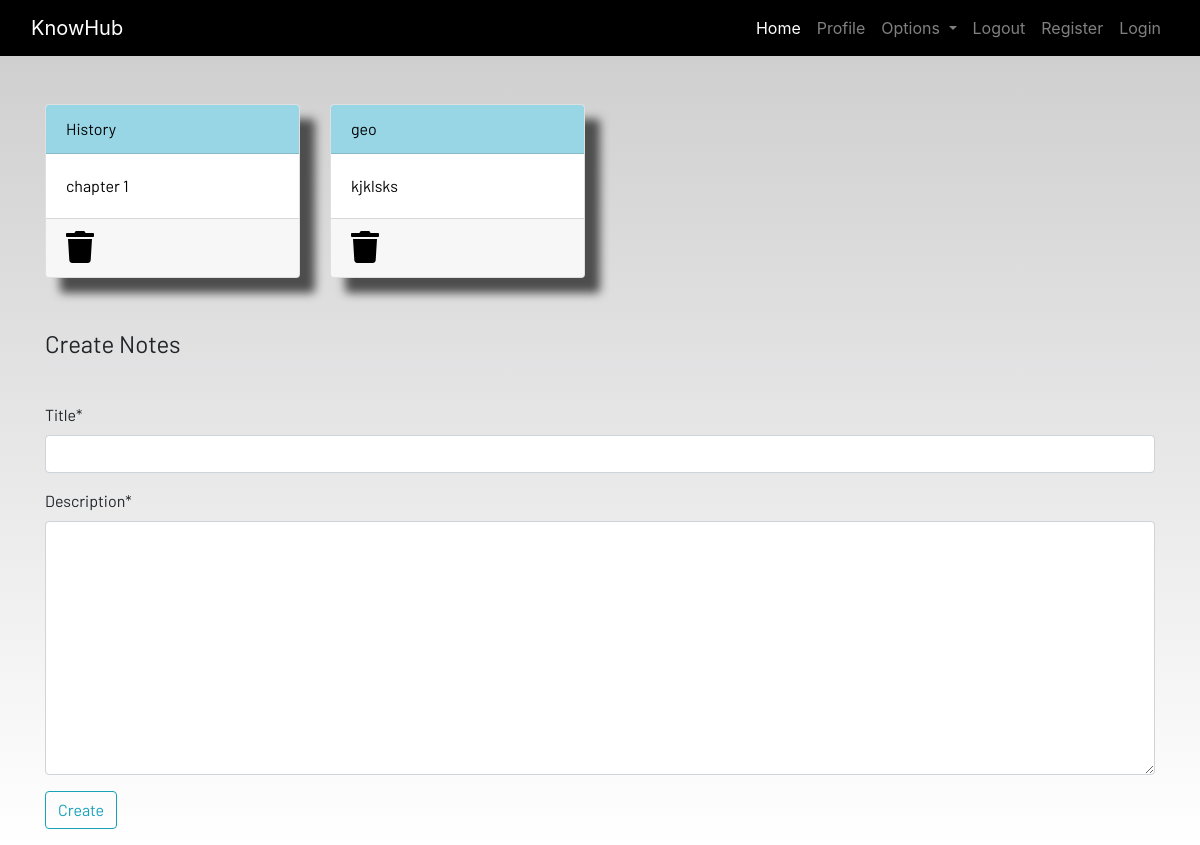
Before: /notes (signed in) with the older database file.
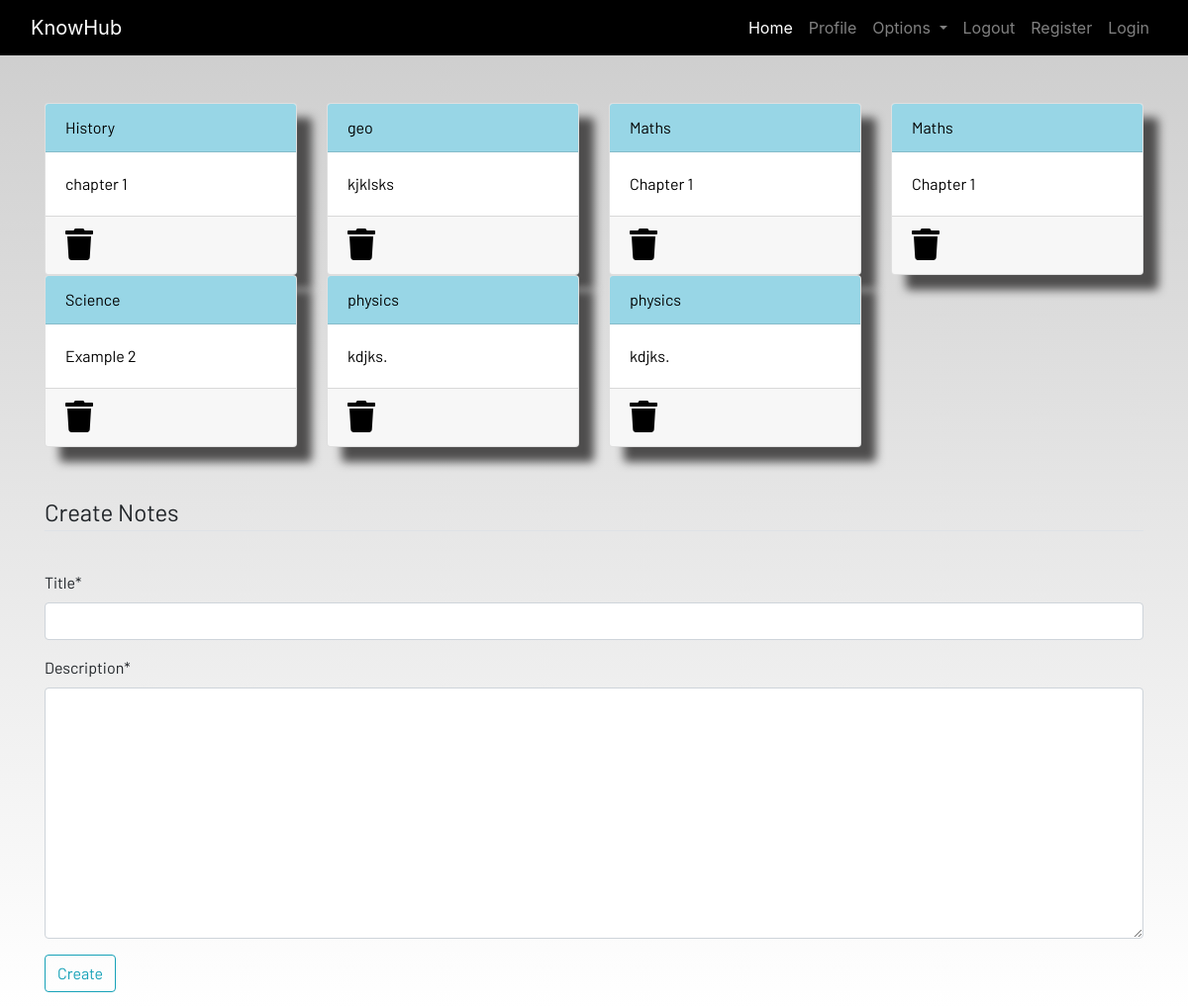
After: the same page with the newer database file.
### dashboard/models.py (models this page shows, shortened)
class Notes(models.Model):
    user=models.ForeignKey(User,on_delete=models.CASCADE)
    title=models.CharField(max_length=200)
    description=models.TextField()
    class Meta:
        verbose_name="notes"
        verbose_name_plural="notes"

### dashboard/views.py (the view, shortened to what this page needs)
# urls.py: path('notes',views.notes,name="notes"),
def notes(request):
    form = NotesForm()
    notes = Notes.objects.filter(user=request.user)
    context = {'notes': notes, 'form': form}
    return render(request, 'dashboard/notes.html', context)

### dashboard/forms.py
class NotesForm(forms.ModelForm):
    class Meta:
        model=Notes
        fields=['title','description']

### dashboard/templates/dashboard/notes.html (shortened to what this page needs)
{% extends 'dashboard/base.html' %}
{% load static %}
{% block content %}
{% load crispy_forms_tags %}
<div class="container">
    <div class="row">
        {% for note in notes%}
        <div class="col-md-3">
            <a href="#">
                <div class="card">
                    <div class="card-header">{{note.title}}</div>
                    <div class="card-body">{{note.description|slice:"0:100"}}</div>
                    <div class="card-footer mt-auto "><a href="{%url 'delete-note' note.id %}">
                        <i class="fa fa-trash fa-2x"></i></a>
                    </div>
                </div>
            </a>
        </div>
       {%endfor%}
        <br><br>
    </div>
</div>
<br><br>
<div class="container">
    <form method="POST">
        <fieldset class="form-group">
            <legend class="border-bottom mb-4">Create Notes</legend>
        </fieldset>
        {{form|crispy}}
        <div class="form-group">
            <button href="" class="btn btn-outline-info" type="submit">
                Create
            </button>
        </div>
    </form>
</div>
{% endblock content %}

### dashboard/templates/dashboard/base.html (shortened to what this page needs)
<!DOCTYPE html>
{% load static %}
<html lang="en">
<head>
  <link rel="stylesheet" href="https://stackpath.bootstrapcdn.com/bootstrap/4.3.1/css/bootstrap.min.css"
 />
  <link rel="stylesheet" href="https://use.fontawesome.com/releases/v5.7.2/css/all.css"
 />
  <link rel="stylesheet" href="{% static 'css/main.css' %}" />
</head>
<body>
  <header>
    <nav class="navbar navbar-expand-lg navbar-dark bg-dark">
      <div class="container-fluid">
        <a class="navbar-brand" href="#">KnowHub</a>
        <div class="collapse navbar-collapse justify-content-end" id="navbarSupportedContent">
          <ul class="navbar-nav mb-2 mb-lg-0">
            <li class="nav-item">
              <a class="nav-link active" aria-current="page" href="#">Home</a>
            </li>
            <li class="nav-item">
              <a class="nav-link" href="#">Profile</a>
            </li>
            <li class="nav-item dropdown">
              <a class="nav-link dropdown-toggle" href="#" id="navbarDropdown" role="button" data-toggle="dropdown"
                aria-haspopup="true" aria-expanded="false">
                Options
              </a>
            </li>
            <li class="nav-item">
              <a class="nav-link" href="#">Logout</a>
            </li>
            <li class="nav-item">
              <a class="nav-link" href="#">Register</a>
            </li>
            <li class="nav-item">
              <a class="nav-link" href="#">Login</a>
            </li>
          </ul>
        </div>
      </div>
    </nav>
  </header>
  <br /><br />
  <main>
    {% block content %}
    {% endblock content %}
  </main>
</body>
</html>

### static/css/main.css (style rules this page uses)
html { scroll-behavior: smooth; height: 100%; width: 100%; }
main { font-family: Barlow, Quicksand, Rubik, sans-serif, serif, 'Times New Roman', Times, serif !important; }
.navbar { background-color: rgb(0, 0, 0) !important; }
.card { box-shadow: 15px 15px 10px rgb(78, 77, 77); }
a { text-decoration: none !important; color: black; }
.card-header { color: black !important; background: rgb(152, 214, 230) !important; transition: 0.3s ease-in; }
html, body { max-width: 100%; overflow-x: hidden; height: 100%; width: 100%; }
body { background: linear-gradient(rgba(0, 0, 0, 0.2), rgba(255, 255, 255, 0.5)); overflow-x: hidden; background-repeat: no-repeat; }
.card-header { background-color: rgb(133, 204, 231); }
.col-md-3 .card { width: 100%; height: 100%; }
.fa { color: black; }

Changed rows visible on the page:
added Notes: title "Maths", description "Chapter 1"
added Notes: title "Maths", description "Chapter 1"
added Notes: title "Science", description "Example 2"
added Notes: title "physics", description "kdjks."
added Notes: title "physics", description "kdjks."
